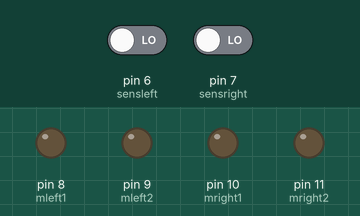
Simulated run of this sketch. Board: Arduino Uno, built with avr-gcc and run on an emulated ATmega328P. On the bench: output pins drawn as LEDs (lit = HIGH). Inputs (shaded band) come from the test bench; at power-on: pin 6 (sensleft) LOW, pin 7 (sensright) LOW.

Above: at 1.2 s.
1.3 s: pin 6 (sensleft) driven HIGH
At 2.0 s:
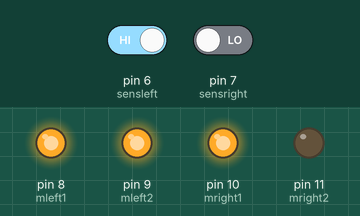
2.8 s: pin 7 (sensright) driven HIGH
At 3.2 s:
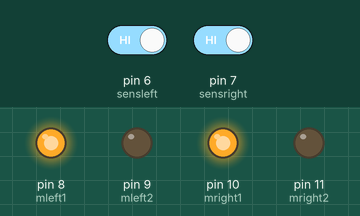
4.3 s: pin 6 (sensleft) driven LOW
At 5.5 s:
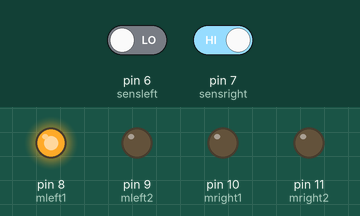
5.8 s: pin 7 (sensright) driven LOW
At 6.6 s:
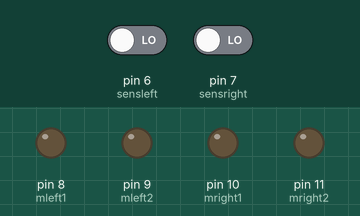
Timing chart, 0 to 8.3 s (numbered marks = the images above; inputs shaded):
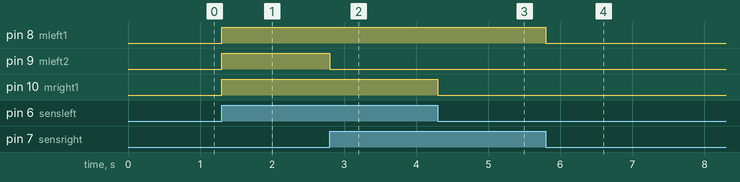

Measured:
- after the input at 1.3 s, pin 8 (mleft1), pin 9 (mleft2), pin 10 (mright1): LOW → HIGH at once
- after the input at 2.8 s, pin 9 (mleft2): HIGH → LOW at once
- after the input at 4.3 s, pin 10 (mright1): HIGH → LOW at once
- after the input at 5.8 s, pin 8 (mleft1): HIGH → LOW at once

The sketch:

linefollower.ino
```cpp
const int mleft1=8;
 const int mleft2=9;
 const int mright1=10;
 const int mright2=11;
 const int sensleft=6;
 const int sensright=7;
 int templeft=0;
 int tempright=0;
void setup()
{
  pinMode (mleft1,OUTPUT);
  pinMode (mleft2,OUTPUT);
  pinMode (mright1,OUTPUT);
  pinMode (mright2,OUTPUT);
  pinMode (sensright,INPUT);
  pinMode (sensleft,INPUT);
}

void loop()
{
templeft=digitalRead(sensleft);
tempright=digitalRead(sensright);
 if (templeft == HIGH && tempright == HIGH)
 {
      digitalWrite (mleft1,HIGH);
      digitalWrite (mleft2,LOW);
      digitalWrite (mright1,HIGH);
      digitalWrite (mright2,LOW);

 }
 else if (templeft == HIGH && tempright == LOW)
{
      digitalWrite (mleft1,HIGH);
      digitalWrite (mleft2,HIGH);
      digitalWrite (mright1,HIGH);
      digitalWrite (mright2,LOW);

}
else if (templeft == LOW && tempright == HIGH)
{
    digitalWrite (mleft1,HIGH);
    digitalWrite (mleft2,LOW);
    digitalWrite (mright1,LOW);
    digitalWrite (mright2,LOW);

}
else
{
    digitalWrite (mleft1,LOW);
    digitalWrite (mleft2,LOW);
    digitalWrite (mright1,LOW);
    digitalWrite (mright2,LOW);

}
}
```
